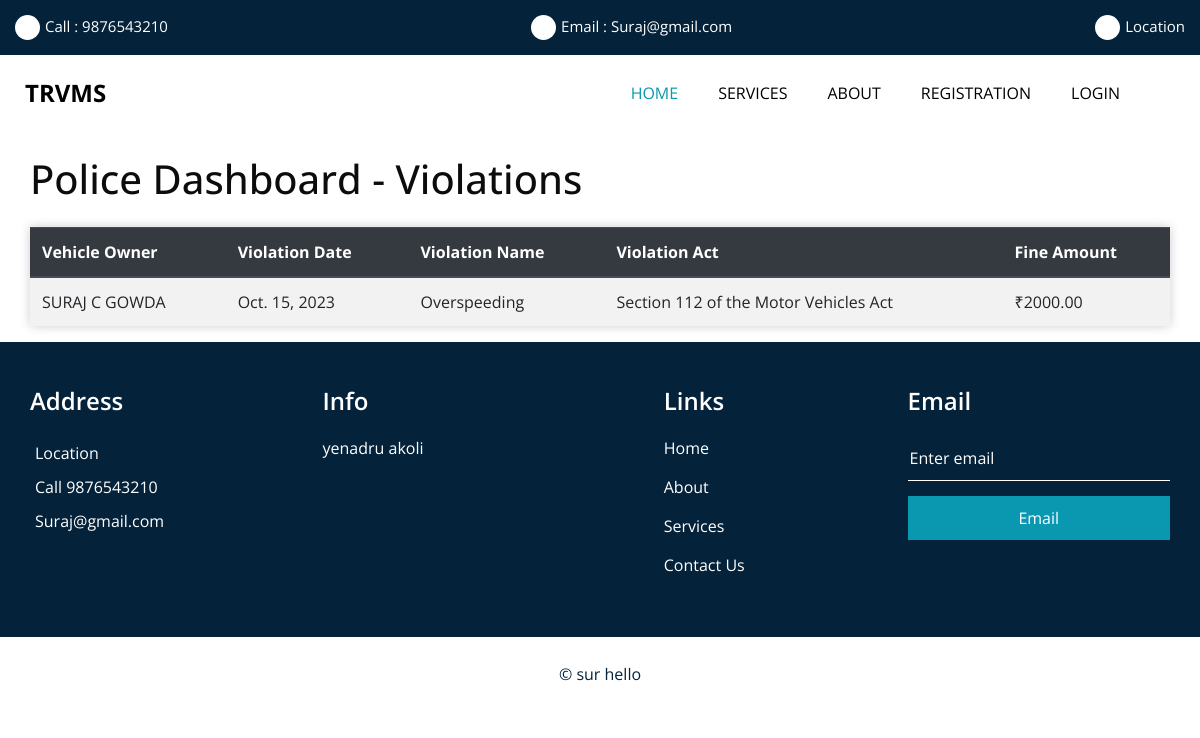
The page /police/ on the database its author committed.
### randw/models.py (models this page shows, shortened)
class VehicleViolationHistory(models.Model):
    uuid = models.ForeignKey('OwnerDetails', on_delete=models.CASCADE)  # Use 'CustomUser' instead of 'User'
    violation_date = models.DateField()
    fine_amount = models.DecimalField(max_digits=10, decimal_places=2)
    violation_id = models.ForeignKey('ViolationList', on_delete=models.CASCADE)  # No need for quotes

class OwnerDetails(models.Model):
    uuid = models.IntegerField(unique=True)
    name = models.CharField(max_length=100)
    picture = models.ImageField(upload_to='owner_pictures/', null=True, blank=True)
    aadhar_number = models.CharField(max_length=12)
    contact_number = models.CharField(max_length=15)
    address = models.TextField()
    model_name = models.CharField(max_length=100)
    color = models.CharField(max_length=50)
    year_of_manufacture = models.PositiveIntegerField()
    manufacturer = models.CharField(max_length=100)

class ViolationList(models.Model):
    violation_id = models.AutoField(primary_key=True)
    name = models.CharField(max_length=100)
    act = models.CharField(max_length=100)
    fine_amount = models.DecimalField(max_digits=10, decimal_places=2)

### randw/views.py (the view)
# urls.py: path('police/', views.police,name = 'police'),
def police(request):
    violations = VehicleViolationHistory.objects.all()
    return render(request, "police.html", {'violations': violations})

### randw/Templates/police.html (shortened to what this page needs)
{% extends 'base.html' %}
{% block content %}
    <div class="container">
        <h1 class="my-4">Police Dashboard - Violations</h1>
        <table class="table table-striped" style="box-shadow: 0 0 10px rgba(0, 0, 0, 0.2);">
            <thead class="thead-dark">
                <tr>
                    <th>Vehicle Owner</th>
                    <th>Violation Date</th>
                    <th>Violation Name</th>
                    <th>Violation Act</th>
                    <th>Fine Amount</th>
                </tr>
            </thead>
            <tbody>
                {% for violation in violations %}
                    <tr>
                        <td>{{ violation.uuid.name }}</td>
                        <td>{{ violation.violation_date }}</td>
                        <td>{{ violation.violation_id.name }}</td>
                        <td>{{ violation.violation_id.act }}</td>
                        <td>₹{{ violation.fine_amount }}</td>
                    </tr>
                {% endfor %}
            </tbody>
        </table>
    </div>
    {% endblock %}

### randw/static/styles/style.css (style rules this page uses)
body { font-family: 'Open Sans', sans-serif; color: #0c0c0c; background-color: #ffffff; overflow-x: hidden; }

### randw/static/styles/responsive.css (style rules this page uses)
@media (min-width: 1200px) { .container { max-width: 1170px; } }

### rows shown on the page
VehicleViolationHistory: uuid.name "SURAJ C GOWDA", violation_date "Oct. 15, 2023", violation_id.name "Overspeeding", violation_id.act "Section 112 of the Motor Vehicles Act", fine_amount "2000.00"
